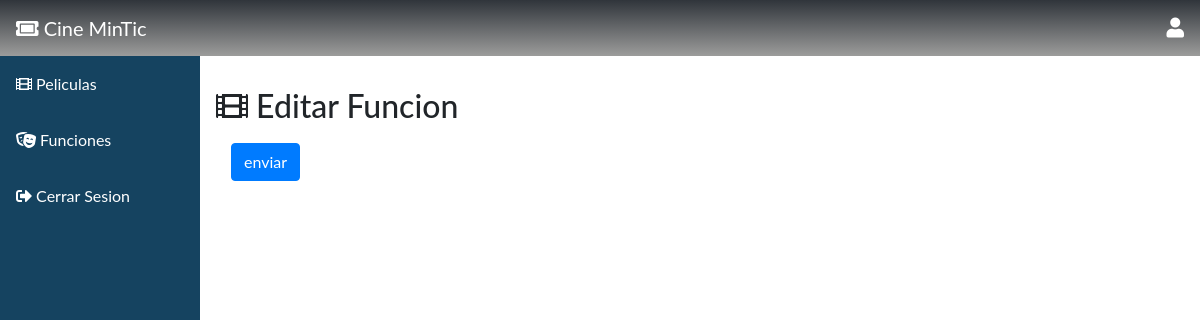
Page /admin_funciones/edit/?id=5 on the earlier database version.
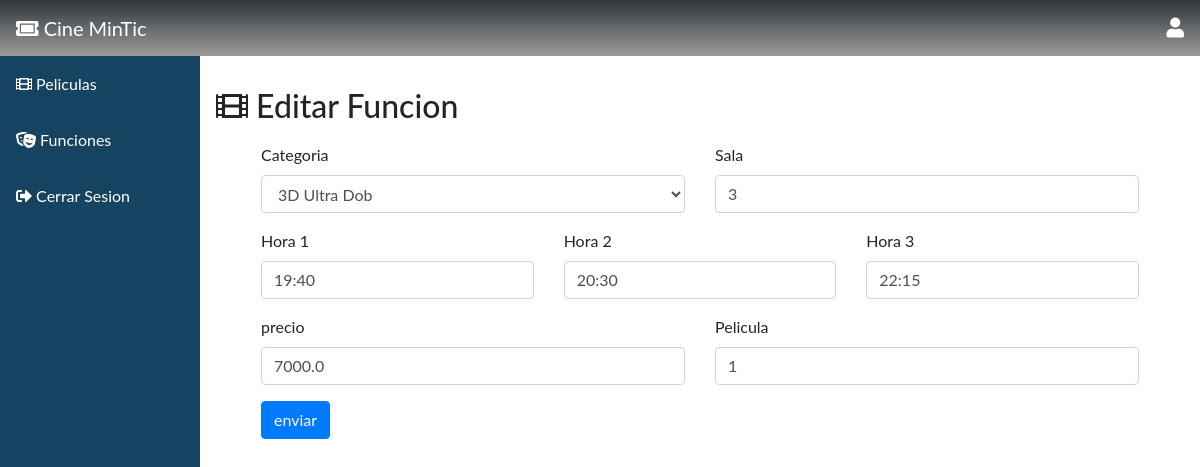
Same page on the later database version.
### tables this page shows
CREATE TABLE funcion (id INTEGER PRIMARY KEY AUTOINCREMENT, categoria VARCHAR, hora1 TIME, hora2 TIME, hora3 TIME, sala VARCHAR, puntuacion DOUBLE, precio DOUBLE, pelicula_codigo INT REFERENCES pelicula (codigo) ON DELETE CASCADE ON UPDATE CASCADE);

### main.py (the view)
@app.route('/admin_funciones/edit/', methods=['GET', 'POST'])
def editfuncion():
    if request.method == 'GET':
        id=request.args.get('id')
        db=get_db()
        result=db.execute("SELECT * FROM funcion WHERE id=?",(id,))
        result= result.fetchall()
        db.close()
        return render_template('editfuncion.html',result=result)

### db.py (called while the page is built)
def get_db():
    try:
        if 'db' not in g:
            print('conectada')
            g.db = sqlite3.connect('cinemintic.db')
        return g.db
    except Error:
        print(Error)

### main.py (called while the page is built)
@app.before_request
def cargar_usuario_registrado():
    id_usuario = session.get('id_usuario')
    if id_usuario is None:
        g.user = None
    else:
        g.user = get_db().execute(
                'SELECT id, nombre, email, password,fecha_nacimiento,genero,cargo_id FROM usuario WHERE id = ?'
                ,
                (id_usuario,)
            ).fetchone()

### templates/editfuncion.html (shortened to what this page needs)
{% extends "bootstrap/base.html" %}
{% import "bootstrap/wtf.html" as wtf %}
{% block styles %}
  <link rel="stylesheet" href="https://maxcdn.bootstrapcdn.com/bootstrap/4.0.0/css/bootstrap.min.css">
  <link href="https://cdnjs.cloudflare.com/ajax/libs/font-awesome/5.13.0/css/all.min.css" rel="stylesheet">
{% endblock %}
{% block content %}
  <div class="sidebar">
    <a class="active" href="{{ url_for('home') }}"><i class="fas fa-ticket-alt"></i> Cine MinTic</a>
    <a href="{{ url_for('manage_movies') }}"><i class="fas fa-film"></i> Peliculas</a>
    <a href="{{ url_for('manage_functions') }}"><i class="fas fa-theater-masks"></i> Funciones</a>
    <a href="{{ url_for('logout') }}"><i class="fas fa-sign-out-alt"></i> Cerrar Sesion</a>
  </div>
  <nav style="background: linear-gradient(180deg, var(--black2) 0%, var(--black1) 100%);color: white;" class="navbar justify-content-between">
    <a class="navbar-brand"><i class="fas fa-ticket-alt"></i> Cine MinTic</a>
    <i style="font-size:20px" class="fas fa-user"></i>
  </nav>
  <div class="content">
    <div style="padding-top: 30px;padding-bottom: 10px;" class="row">
      <div class="col"><h2><i class="fas fa-film"></i> Editar Funcion</h2></div>
    </div>
    {% for fila in result %}
    <form method="POST" action="{{ url_for('updatefuncion') }}" >
      <div style="margin-left: 30px;margin-right: 30px;" class="row">
          <div class="col-6">
              <div class="form-group">
                <label for="exampleFormControlInput1">Categoria</label>
                <select class="form-control" name="categoria" id="categoria">
                  <option value="{{ fila[1] }}" hidden>{{ fila[1] }}</option>
                </select>
              </div>
          </div>
          <div class="col-6">
              <div class="form-group">
                <label for="exampleFormControlSelect1">Sala</label>
                <input type="text" class="form-control" id="sala" name="sala" value="{{fila[5]}}">
              </div>
          </div>
          <div class="col-4">
              <div class="form-group">
                <label for="exampleFormControlTextarea1">Hora 1</label>
                <input type="text" class="form-control" id="hora1" name="hora1" value="{{fila[2]}}">
              </div>
          </div>
          <div class="col-4">
            <div class="form-group">
              <label for="exampleFormControlTextarea1">Hora 2</label>
              <input type="text" class="form-control" id="hora2" name="hora2" value="{{fila[3]}}">
            </div>
        </div>
        <div class="col-4">
          <div class="form-group">
            <label for="exampleFormControlTextarea1">Hora 3</label>
            <input type="text" class="form-control" id="hora3" name="hora3" value="{{fila[4]}}">
          </div>
      </div>
          <div class="col-6">
            <div class="form-group">
              <label for="exampleFormControlInput1">precio</label>
              <input type="number" class="form-control" id="precio" name="precio" value="{{fila[7]}}">
            </div>
        </div>
        <div class="col-6">
          <div class="form-group">
            <label for="exampleFormControlInput1">Pelicula</label>
            <input type="text" class="form-control" id="pelicula_codigo" name="pelicula_codigo" value="{{fila[-1]}}">
          </div>
      </div>
      {% endfor %}
        <div class="col-12">
          <input class="btn btn-primary" type="submit" value="enviar">
        </div>
      </div>
    </form>
  </div>
{% endblock %}

Differences in the rows shown:
added funcion: categoria "3D Ultra Dob", sala "3", hora1 "19:40", hora2 "20:30", hora3 "22:15", precio "7000.0", pelicula_codigo "1"
